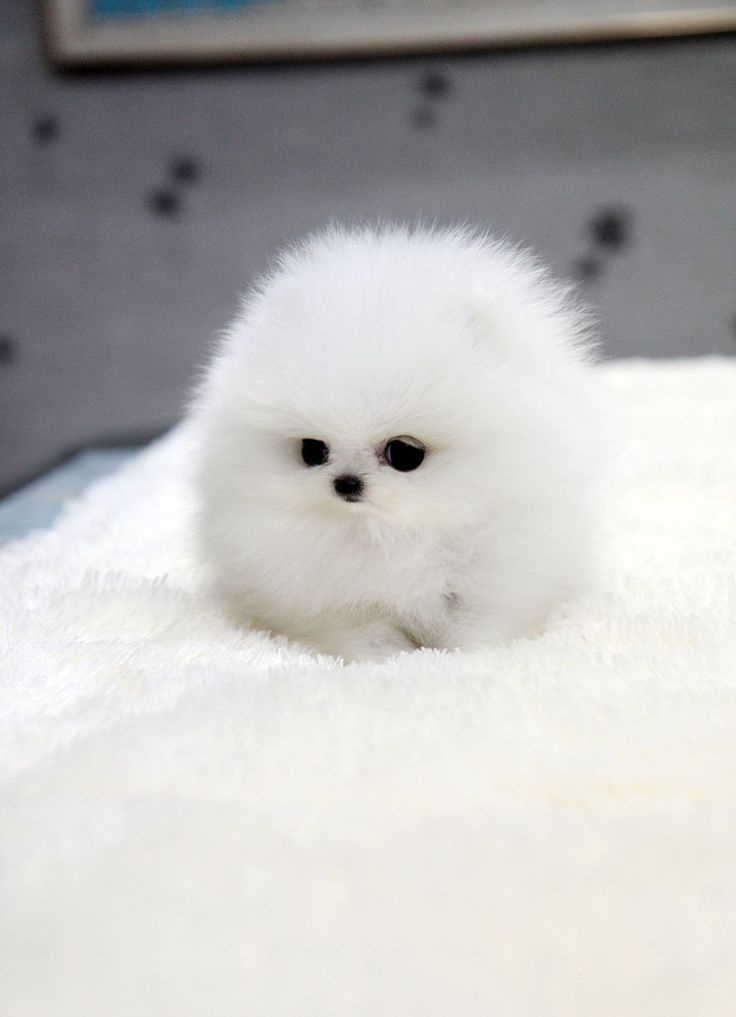
#> input picture uas2/Conversion/gambar1.jpg, 736 x 1017 px
$ python RGBtoHSV.py
#> lines starting #> are read from the running program, lines starting #| are printed output that depends on the picture
"""
@author : Beni Mardian - 181011402818
Notes   :
There are two kind of solutions. The first is solution using the Open-CV's
library. The second is without the library.
"""

import numpy as np
import cv2

# Read color image
img = cv2.imread('gambar1.jpg')
#> img is the input picture: shape (1017, 736, 3); mean B, G, R 187, 188.1, 189.3

# Get the image's height, width, and channels
height,width,channel = img.shape
#> height = 1017; width = 736; channel = 3

# Create balnk HSV image
img_hsv = np.zeros((height,width,3))

# ======================================================
# IMPLEMENTATION USING OPENCV LIBRARY
# ======================================================
# img_hsv = cv2.cvtColor(img, cv2.COLOR_BGR2HSV)

# ======================================================
# IMPLEMENTATION WITHOUT OPENCV LIBRARY
# ======================================================

# CALCULATE
for i in np.arange(height):
    for j in np.arange(width):
        r = img.item(i,j,0)
        g = img.item(i,j,1)
        b = img.item(i,j,2)

        r_ = r/255.
        g_ = g/255.
        b_ = b/255.
        Cmax = max(r_,g_,b_)
        Cmin = min(r_,g_,b_)
        delta = Cmax-Cmin

        # Hue Calculation
        if delta == 0:
            H = 0
        elif Cmax == r_ :
            H = 60 * (((g_ - b_)/delta) % 6)
        elif Cmax == g_:
            H = 60 * (((b_ - r_)/delta) + 2)
        elif Cmax == b_:
            H = 60 * (((r_ - g_)/delta) + 4)

        # Saturation Calculation
        if Cmax == 0:
            S = 0
        else :
            S = delta / Cmax

        # Value Calculation
        V = Cmax

        # Set H,S,and V to image
        img_hsv.itemset((i,j,0),int(H))
        img_hsv.itemset((i,j,1),int(S))
        img_hsv.itemset((i,j,2),int(V))
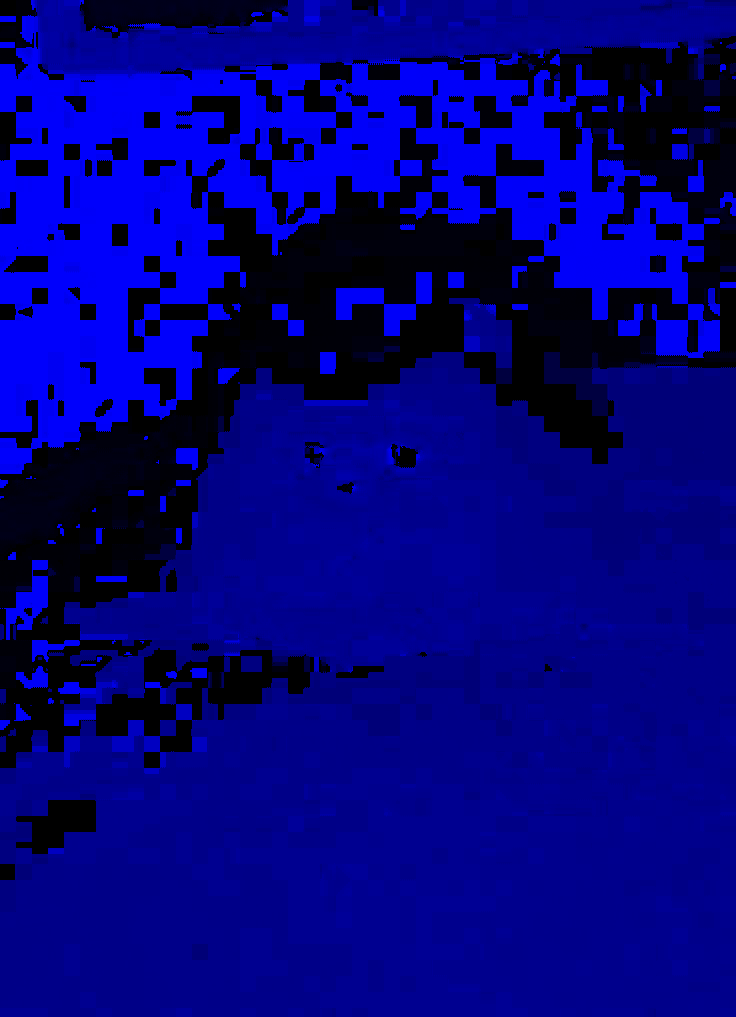
#> img_hsv: shape (1017, 736, 3) float64; mean B, G, R 176.5, 0, 0; drawn with min black and max white

# Write image
cv2.imwrite('image_hsv.jpg', img_hsv)
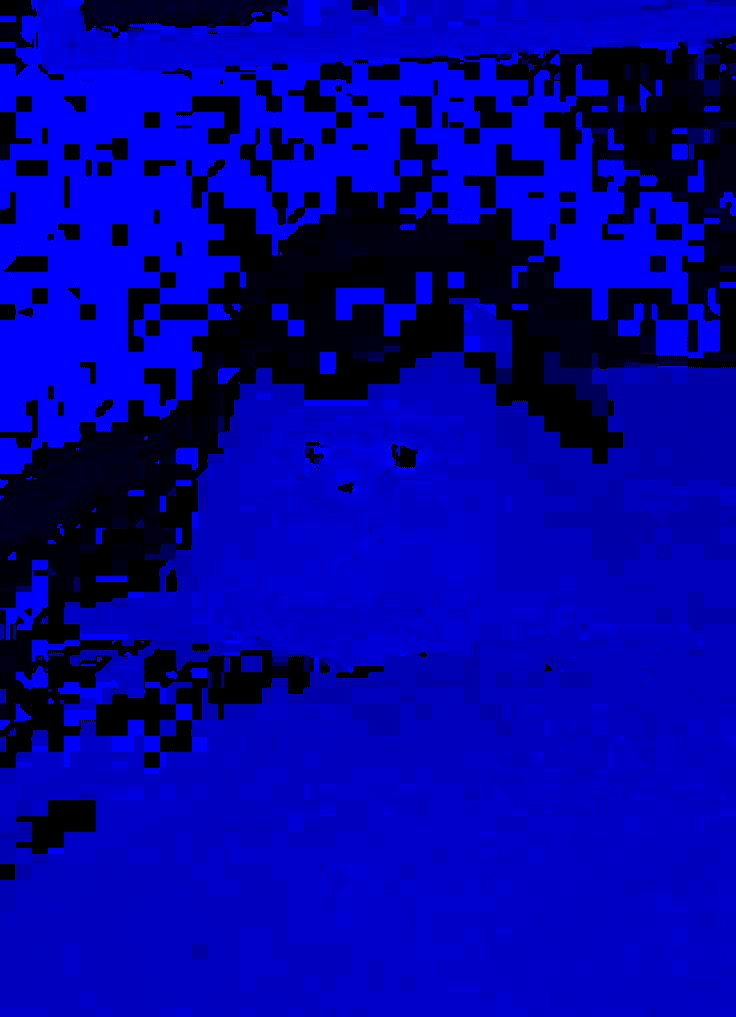
#> saved as image_hsv.jpg: shape (1017, 736, 3); mean B, G, R 160, 0, 0

# View image
cv2.imshow('image', img_hsv)
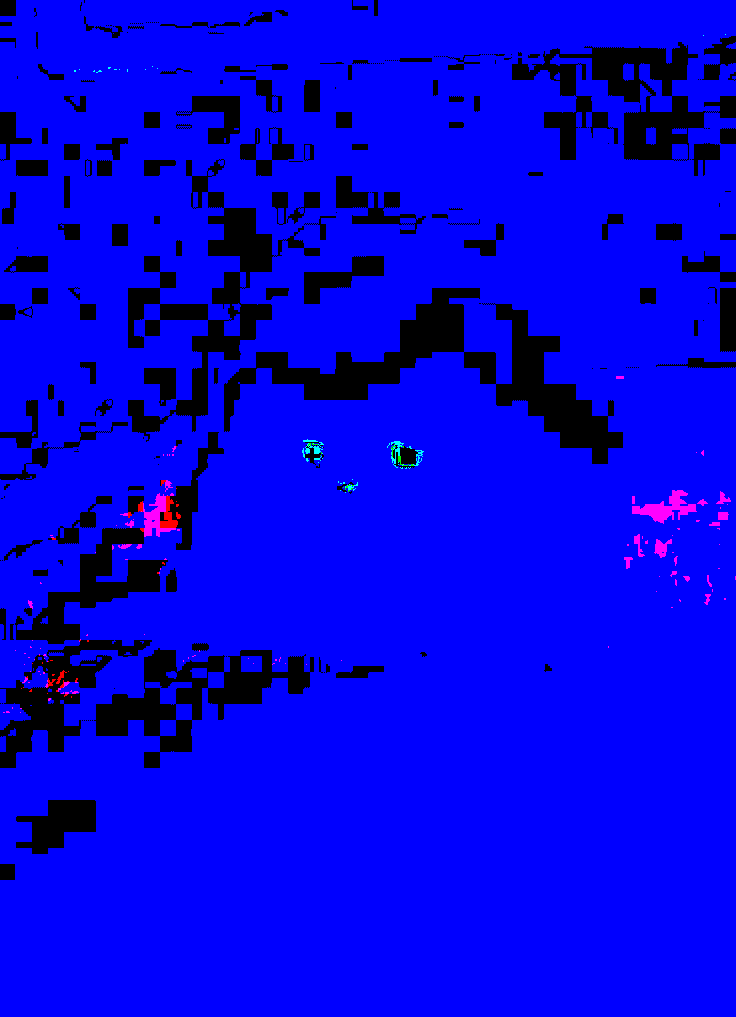
#> window 'image': shape (1017, 736, 3); mean B, G, R 223.5, 0.2, 1.2
cv2.waitKey(0)
cv2.destroyAllWindows()
